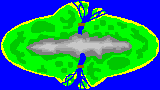
#> input picture Game Engine/mapimport/inputpng/AlgoArenaTestMap2.png, 160 x 90 px, found by its file name
$ python imagetonpy.py
#> lines starting #> are read from the running program, lines starting #| are printed output that depends on the picture
from PIL import Image
import numpy as np

def load_image( infilename ) :
#> called with infilename = 'inputpng/algoarenatestmap2.png'
    img = Image.open( infilename )
#> img is the input picture: PIL image 160x90 RGBA; mean R, G, B, A 32.5, 131.8, 120.9, 255
    img.load()
    data = np.asarray( img, dtype="int32" )
    return data


imagemap = load_image("inputpng/algoarenatestmap2.png")[:,:,:3]


# [9 lines of commented-out code are left out]

desertcolor = np.array([255,255,0])
grasscolor = np.array([0,255,0])
deepgrasscolor = np.array([0,200,0])
stonecolor1 = np.array([128,128,128])
stonecolor2 = np.array([160,160,160])
stonecolor3 = np.array([180,180,180])
stonecolor4 = np.array([200,200,200])
watercolor = np.array([0,0,255])

terrainmap = np.zeros([imagemap.shape[0], imagemap.shape[1]])
currentx = 0
currenty = 0

while currenty < (imagemap).shape[0]:
    if np.array_equal(imagemap[currenty,currentx,:],watercolor):
        terrainmap[currenty,currentx] = 1
    elif np.array_equal(imagemap[currenty,currentx,:],desertcolor):
        terrainmap[currenty,currentx] = 2
    elif np.array_equal(imagemap[currenty,currentx,:],grasscolor):
        terrainmap[currenty,currentx] = 3
    elif np.array_equal(imagemap[currenty,currentx,:],deepgrasscolor):
        terrainmap[currenty,currentx] = 4
    elif np.array_equal(imagemap[currenty,currentx,:],stonecolor1):
        terrainmap[currenty,currentx] = 5
    elif np.array_equal(imagemap[currenty,currentx,:],stonecolor2):
        terrainmap[currenty,currentx] = 6
    elif np.array_equal(imagemap[currenty,currentx,:],stonecolor3):
        terrainmap[currenty,currentx] = 7
    elif np.array_equal(imagemap[currenty,currentx,:],stonecolor4):
        terrainmap[currenty,currentx] = 8
    currentx+=1
    if currentx==(terrainmap).shape[1]:
        currentx=0
        currenty+=1
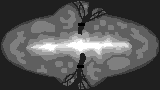
#> terrainmap: shape (90, 160) float64; min 0, max 8, mean 2.64; drawn with min black and max white
#> after the loop, currentx = 0; currenty = 90

np.save("outputnpy/" + "algoarenatestmap2" + ".npy", terrainmap)
